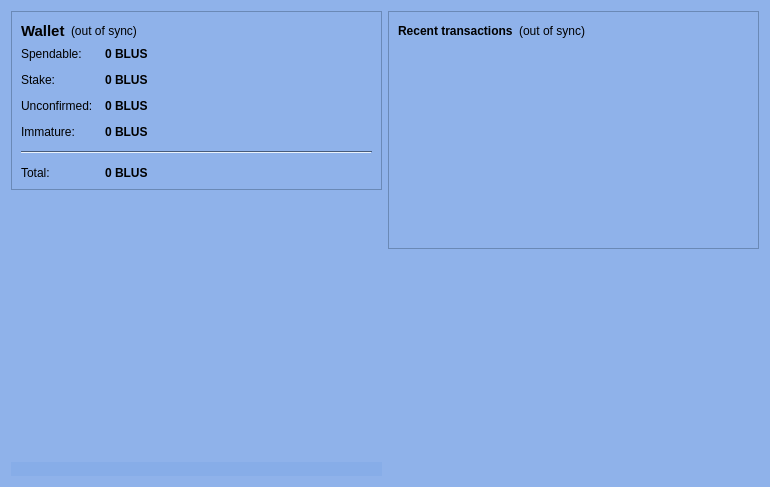
<?xml version="1.0" encoding="UTF-8"?>
<ui version="4.0">
 <class>OverviewPage</class>
 <widget class="QWidget" name="OverviewPage">
  <property name="geometry">
   <rect>
    <x>0</x>
    <y>0</y>
    <width>770</width>
    <height>487</height>
   </rect>
  </property>
  <property name="palette">
   <palette>
    <active>
     <colorrole role="WindowText">
      <brush brushstyle="SolidPattern">
       <color alpha="255">
        <red>0</red>
        <green>0</green>
        <blue>0</blue>
       </color>
      </brush>
     </colorrole>
     <colorrole role="Button">
      <brush brushstyle="SolidPattern">
       <color alpha="238">
        <red>135</red>
        <green>173</green>
        <blue>232</blue>
       </color>
      </brush>
     </colorrole>
     <colorrole role="Light">
      <brush brushstyle="SolidPattern">
       <color alpha="238">
        <red>241</red>
        <green>247</green>
        <blue>255</blue>
       </color>
      </brush>
     </colorrole>
     <colorrole role="Midlight">
      <brush brushstyle="SolidPattern">
       <color alpha="238">
        <red>188</red>
        <green>210</green>
        <blue>243</blue>
       </color>
      </brush>
     </colorrole>
     <colorrole role="Dark">
      <brush brushstyle="SolidPattern">
       <color alpha="238">
        <red>67</red>
        <green>86</green>
        <blue>116</blue>
       </color>
      </brush>
     </colorrole>
     <colorrole role="Mid">
      <brush brushstyle="SolidPattern">
       <color alpha="238">
        <red>90</red>
        <green>115</green>
        <blue>154</blue>
       </color>
      </brush>
     </colorrole>
     <colorrole role="Text">
      <brush brushstyle="SolidPattern">
       <color alpha="255">
        <red>0</red>
        <green>0</green>
        <blue>0</blue>
       </color>
      </brush>
     </colorrole>
     <colorrole role="BrightText">
      <brush brushstyle="SolidPattern">
       <color alpha="255">
        <red>255</red>
        <green>255</green>
        <blue>255</blue>
       </color>
      </brush>
     </colorrole>
     <colorrole role="ButtonText">
      <brush brushstyle="SolidPattern">
       <color alpha="255">
        <red>0</red>
        <green>0</green>
        <blue>0</blue>
       </color>
      </brush>
     </colorrole>
     <colorrole role="Base">
      <brush brushstyle="SolidPattern">
       <color alpha="255">
        <red>255</red>
        <green>255</green>
        <blue>255</blue>
       </color>
      </brush>
     </colorrole>
     <colorrole role="Window">
      <brush brushstyle="SolidPattern">
       <color alpha="238">
        <red>135</red>
        <green>173</green>
        <blue>232</blue>
       </color>
      </brush>
     </colorrole>
     <colorrole role="Shadow">
      <brush brushstyle="SolidPattern">
       <color alpha="255">
        <red>0</red>
        <green>0</green>
        <blue>0</blue>
       </color>
      </brush>
     </colorrole>
     <colorrole role="AlternateBase">
      <brush brushstyle="SolidPattern">
       <color alpha="246">
        <red>195</red>
        <green>214</green>
        <blue>243</blue>
       </color>
      </brush>
     </colorrole>
     <colorrole role="ToolTipBase">
      <brush brushstyle="SolidPattern">
       <color alpha="255">
        <red>255</red>
        <green>255</green>
        <blue>220</blue>
       </color>
      </brush>
     </colorrole>
     <colorrole role="ToolTipText">
      <brush brushstyle="SolidPattern">
       <color alpha="255">
        <red>0</red>
        <green>0</green>
        <blue>0</blue>
       </color>
      </brush>
     </colorrole>
    </active>
    <inactive>
     <colorrole role="WindowText">
      <brush brushstyle="SolidPattern">
       <color alpha="255">
        <red>0</red>
        <green>0</green>
        <blue>0</blue>
       </color>
      </brush>
     </colorrole>
     <colorrole role="Button">
      <brush brushstyle="SolidPattern">
       <color alpha="238">
        <red>135</red>
        <green>173</green>
        <blue>232</blue>
       </color>
      </brush>
     </colorrole>
     <colorrole role="Light">
      <brush brushstyle="SolidPattern">
       <color alpha="238">
        <red>241</red>
        <green>247</green>
        <blue>255</blue>
       </color>
      </brush>
     </colorrole>
     <colorrole role="Midlight">
      <brush brushstyle="SolidPattern">
       <color alpha="238">
        <red>188</red>
        <green>210</green>
        <blue>243</blue>
       </color>
      </brush>
     </colorrole>
     <colorrole role="Dark">
      <brush brushstyle="SolidPattern">
       <color alpha="238">
        <red>67</red>
        <green>86</green>
        <blue>116</blue>
       </color>
      </brush>
     </colorrole>
     <colorrole role="Mid">
      <brush brushstyle="SolidPattern">
       <color alpha="238">
        <red>90</red>
        <green>115</green>
        <blue>154</blue>
       </color>
      </brush>
     </colorrole>
     <colorrole role="Text">
      <brush brushstyle="SolidPattern">
       <color alpha="255">
        <red>0</red>
        <green>0</green>
        <blue>0</blue>
       </color>
      </brush>
     </colorrole>
     <colorrole role="BrightText">
      <brush brushstyle="SolidPattern">
       <color alpha="255">
        <red>255</red>
        <green>255</green>
        <blue>255</blue>
       </color>
      </brush>
     </colorrole>
     <colorrole role="ButtonText">
      <brush brushstyle="SolidPattern">
       <color alpha="255">
        <red>0</red>
        <green>0</green>
        <blue>0</blue>
       </color>
      </brush>
     </colorrole>
     <colorrole role="Base">
      <brush brushstyle="SolidPattern">
       <color alpha="255">
        <red>255</red>
        <green>255</green>
        <blue>255</blue>
       </color>
      </brush>
     </colorrole>
     <colorrole role="Window">
      <brush brushstyle="SolidPattern">
       <color alpha="238">
        <red>135</red>
        <green>173</green>
        <blue>232</blue>
       </color>
      </brush>
     </colorrole>
     <colorrole role="Shadow">
      <brush brushstyle="SolidPattern">
       <color alpha="255">
        <red>0</red>
        <green>0</green>
        <blue>0</blue>
       </color>
      </brush>
     </colorrole>
     <colorrole role="AlternateBase">
      <brush brushstyle="SolidPattern">
       <color alpha="246">
        <red>195</red>
        <green>214</green>
        <blue>243</blue>
       </color>
      </brush>
     </colorrole>
     <colorrole role="ToolTipBase">
      <brush brushstyle="SolidPattern">
       <color alpha="255">
        <red>255</red>
        <green>255</green>
        <blue>220</blue>
       </color>
      </brush>
     </colorrole>
     <colorrole role="ToolTipText">
      <brush brushstyle="SolidPattern">
       <color alpha="255">
        <red>0</red>
        <green>0</green>
        <blue>0</blue>
       </color>
      </brush>
     </colorrole>
    </inactive>
    <disabled>
     <colorrole role="WindowText">
      <brush brushstyle="SolidPattern">
       <color alpha="238">
        <red>67</red>
        <green>86</green>
        <blue>116</blue>
       </color>
      </brush>
     </colorrole>
     <colorrole role="Button">
      <brush brushstyle="SolidPattern">
       <color alpha="238">
        <red>135</red>
        <green>173</green>
        <blue>232</blue>
       </color>
      </brush>
     </colorrole>
     <colorrole role="Light">
      <brush brushstyle="SolidPattern">
       <color alpha="238">
        <red>241</red>
        <green>247</green>
        <blue>255</blue>
       </color>
      </brush>
     </colorrole>
     <colorrole role="Midlight">
      <brush brushstyle="SolidPattern">
       <color alpha="238">
        <red>188</red>
        <green>210</green>
        <blue>243</blue>
       </color>
      </brush>
     </colorrole>
     <colorrole role="Dark">
      <brush brushstyle="SolidPattern">
       <color alpha="238">
        <red>67</red>
        <green>86</green>
        <blue>116</blue>
       </color>
      </brush>
     </colorrole>
     <colorrole role="Mid">
      <brush brushstyle="SolidPattern">
       <color alpha="238">
        <red>90</red>
        <green>115</green>
        <blue>154</blue>
       </color>
      </brush>
     </colorrole>
     <colorrole role="Text">
      <brush brushstyle="SolidPattern">
       <color alpha="238">
        <red>67</red>
        <green>86</green>
        <blue>116</blue>
       </color>
      </brush>
     </colorrole>
     <colorrole role="BrightText">
      <brush brushstyle="SolidPattern">
       <color alpha="255">
        <red>255</red>
        <green>255</green>
        <blue>255</blue>
       </color>
      </brush>
     </colorrole>
     <colorrole role="ButtonText">
      <brush brushstyle="SolidPattern">
       <color alpha="238">
        <red>67</red>
        <green>86</green>
        <blue>116</blue>
       </color>
      </brush>
     </colorrole>
     <colorrole role="Base">
      <brush brushstyle="SolidPattern">
       <color alpha="238">
        <red>135</red>
        <green>173</green>
        <blue>232</blue>
       </color>
      </brush>
     </colorrole>
     <colorrole role="Window">
      <brush brushstyle="SolidPattern">
       <color alpha="238">
        <red>135</red>
        <green>173</green>
        <blue>232</blue>
       </color>
      </brush>
     </colorrole>
     <colorrole role="Shadow">
      <brush brushstyle="SolidPattern">
       <color alpha="255">
        <red>0</red>
        <green>0</green>
        <blue>0</blue>
       </color>
      </brush>
     </colorrole>
     <colorrole role="AlternateBase">
      <brush brushstyle="SolidPattern">
       <color alpha="238">
        <red>135</red>
        <green>173</green>
        <blue>232</blue>
       </color>
      </brush>
     </colorrole>
     <colorrole role="ToolTipBase">
      <brush brushstyle="SolidPattern">
       <color alpha="255">
        <red>255</red>
        <green>255</green>
        <blue>220</blue>
       </color>
      </brush>
     </colorrole>
     <colorrole role="ToolTipText">
      <brush brushstyle="SolidPattern">
       <color alpha="255">
        <red>0</red>
        <green>0</green>
        <blue>0</blue>
       </color>
      </brush>
     </colorrole>
    </disabled>
   </palette>
  </property>
  <property name="windowTitle">
   <string>Form</string>
  </property>
  <layout class="QHBoxLayout" name="horizontalLayout" stretch="1,1">
   <item>
    <layout class="QVBoxLayout" name="verticalLayout_2">
     <item>
      <widget class="QFrame" name="frame">
       <property name="frameShape">
        <enum>QFrame::StyledPanel</enum>
       </property>
       <property name="frameShadow">
        <enum>QFrame::Raised</enum>
       </property>
       <layout class="QVBoxLayout" name="verticalLayout_4">
        <item>
         <layout class="QHBoxLayout" name="horizontalLayout_4">
          <item>
           <widget class="QLabel" name="label_5">
            <property name="font">
             <font>
              <pointsize>11</pointsize>
              <weight>75</weight>
              <bold>true</bold>
             </font>
            </property>
            <property name="text">
             <string>Wallet</string>
            </property>
           </widget>
          </item>
          <item>
           <widget class="QLabel" name="labelWalletStatus">
            <property name="toolTip">
             <string>The displayed information may be out of date. Your wallet automatically synchronizes with the bluesteel network after a connection is established, but this process has not completed yet.</string>
            </property>
            <property name="styleSheet">
             <string notr="true"/>
            </property>
            <property name="text">
             <string notr="true">(out of sync)</string>
            </property>
            <property name="alignment">
             <set>Qt::AlignLeading|Qt::AlignLeft|Qt::AlignVCenter</set>
            </property>
           </widget>
          </item>
          <item>
           <spacer name="horizontalSpacer_2">
            <property name="orientation">
             <enum>Qt::Horizontal</enum>
            </property>
            <property name="sizeHint" stdset="0">
             <size>
              <width>40</width>
              <height>20</height>
             </size>
            </property>
           </spacer>
          </item>
         </layout>
        </item>
        <item>
         <layout class="QFormLayout" name="formLayout_2">
          <property name="fieldGrowthPolicy">
           <enum>QFormLayout::AllNonFixedFieldsGrow</enum>
          </property>
          <property name="horizontalSpacing">
           <number>12</number>
          </property>
          <property name="verticalSpacing">
           <number>12</number>
          </property>
          <item row="0" column="0">
           <widget class="QLabel" name="label">
            <property name="text">
             <string>Spendable:</string>
            </property>
           </widget>
          </item>
          <item row="0" column="1">
           <widget class="QLabel" name="labelBalance">
            <property name="font">
             <font>
              <weight>75</weight>
              <bold>true</bold>
             </font>
            </property>
            <property name="cursor">
             <cursorShape>IBeamCursor</cursorShape>
            </property>
            <property name="toolTip">
             <string>Your current spendable balance</string>
            </property>
            <property name="text">
             <string notr="true">0 BLUS</string>
            </property>
            <property name="textInteractionFlags">
             <set>Qt::LinksAccessibleByMouse|Qt::TextSelectableByKeyboard|Qt::TextSelectableByMouse</set>
            </property>
           </widget>
          </item>
          <item row="1" column="0">
           <widget class="QLabel" name="label_6">
            <property name="text">
             <string>Stake:</string>
            </property>
           </widget>
          </item>
          <item row="1" column="1">
           <widget class="QLabel" name="labelStake">
            <property name="font">
             <font>
              <weight>75</weight>
              <bold>true</bold>
             </font>
            </property>
            <property name="cursor">
             <cursorShape>IBeamCursor</cursorShape>
            </property>
            <property name="toolTip">
             <string>Total of coins that was staked, and do not yet count toward the current balance</string>
            </property>
            <property name="text">
             <string notr="true">0 BLUS</string>
            </property>
            <property name="textInteractionFlags">
             <set>Qt::LinksAccessibleByMouse|Qt::TextSelectableByKeyboard|Qt::TextSelectableByMouse</set>
            </property>
           </widget>
          </item>
          <item row="2" column="0">
           <widget class="QLabel" name="label_3">
            <property name="text">
             <string>Unconfirmed:</string>
            </property>
           </widget>
          </item>
          <item row="2" column="1">
           <widget class="QLabel" name="labelUnconfirmed">
            <property name="font">
             <font>
              <weight>75</weight>
              <bold>true</bold>
             </font>
            </property>
            <property name="cursor">
             <cursorShape>IBeamCursor</cursorShape>
            </property>
            <property name="toolTip">
             <string>Total of transactions that have yet to be confirmed, and do not yet count toward the current balance</string>
            </property>
            <property name="text">
             <string notr="true">0 BLUS</string>
            </property>
            <property name="textInteractionFlags">
             <set>Qt::LinksAccessibleByMouse|Qt::TextSelectableByKeyboard|Qt::TextSelectableByMouse</set>
            </property>
           </widget>
          </item>
          <item row="3" column="0">
           <widget class="QLabel" name="labelImmatureText">
            <property name="text">
             <string>Immature:</string>
            </property>
           </widget>
          </item>
          <item row="3" column="1">
           <widget class="QLabel" name="labelImmature">
            <property name="font">
             <font>
              <weight>75</weight>
              <bold>true</bold>
             </font>
            </property>
            <property name="toolTip">
             <string>Mined balance that has not yet matured</string>
            </property>
            <property name="text">
             <string notr="true">0 BLUS</string>
            </property>
            <property name="textInteractionFlags">
             <set>Qt::LinksAccessibleByMouse|Qt::TextSelectableByKeyboard|Qt::TextSelectableByMouse</set>
            </property>
           </widget>
          </item>
          <item row="4" column="0" colspan="2">
           <widget class="Line" name="line">
            <property name="orientation">
             <enum>Qt::Horizontal</enum>
            </property>
           </widget>
          </item>
          <item row="5" column="0">
           <widget class="QLabel" name="labelTotalText">
            <property name="text">
             <string>Total:</string>
            </property>
           </widget>
          </item>
          <item row="5" column="1">
           <widget class="QLabel" name="labelTotal">
            <property name="font">
             <font>
              <weight>75</weight>
              <bold>true</bold>
             </font>
            </property>
            <property name="cursor">
             <cursorShape>IBeamCursor</cursorShape>
            </property>
            <property name="toolTip">
             <string>Your current total balance</string>
            </property>
            <property name="text">
             <string notr="true">0 BLUS</string>
            </property>
            <property name="textInteractionFlags">
             <set>Qt::LinksAccessibleByMouse|Qt::TextSelectableByKeyboard|Qt::TextSelectableByMouse</set>
            </property>
           </widget>
          </item>
         </layout>
        </item>
       </layout>
      </widget>
     </item>
     <item>
      <spacer name="verticalSpacer">
       <property name="orientation">
        <enum>Qt::Vertical</enum>
       </property>
       <property name="sizeHint" stdset="0">
        <size>
         <width>20</width>
         <height>40</height>
        </size>
       </property>
      </spacer>
     </item>
     <item>
      <widget class="QLabel" name="label_2">
       <property name="autoFillBackground">
        <bool>true</bool>
       </property>
       <property name="text">
        <string/>
       </property>
       <property name="pixmap">
        <pixmap>:/icons/mastbg</pixmap>
       </property>
       <property name="scaledContents">
        <bool>false</bool>
       </property>
       <property name="margin">
        <number>0</number>
       </property>
      </widget>
     </item>
    </layout>
   </item>
   <item>
    <layout class="QVBoxLayout" name="verticalLayout_3">
     <item>
      <widget class="QFrame" name="frame_2">
       <property name="frameShape">
        <enum>QFrame::StyledPanel</enum>
       </property>
       <property name="frameShadow">
        <enum>QFrame::Raised</enum>
       </property>
       <layout class="QVBoxLayout" name="verticalLayout">
        <item>
         <layout class="QHBoxLayout" name="horizontalLayout_2">
          <item>
           <widget class="QLabel" name="label_4">
            <property name="text">
             <string>&lt;b&gt;Recent transactions&lt;/b&gt;</string>
            </property>
           </widget>
          </item>
          <item>
           <widget class="QLabel" name="labelTransactionsStatus">
            <property name="toolTip">
             <string>The displayed information may be out of date. Your wallet automatically synchronizes with the bluesteel network after a connection is established, but this process has not completed yet.</string>
            </property>
            <property name="styleSheet">
             <string notr="true"/>
            </property>
            <property name="text">
             <string notr="true">(out of sync)</string>
            </property>
            <property name="alignment">
             <set>Qt::AlignRight|Qt::AlignTrailing|Qt::AlignVCenter</set>
            </property>
           </widget>
          </item>
          <item>
           <spacer name="horizontalSpacer">
            <property name="orientation">
             <enum>Qt::Horizontal</enum>
            </property>
            <property name="sizeHint" stdset="0">
             <size>
              <width>40</width>
              <height>20</height>
             </size>
            </property>
           </spacer>
          </item>
         </layout>
        </item>
        <item>
         <widget class="QListView" name="listTransactions">
          <property name="styleSheet">
           <string notr="true">QListView { background: transparent; }</string>
          </property>
          <property name="frameShape">
           <enum>QFrame::NoFrame</enum>
          </property>
          <property name="verticalScrollBarPolicy">
           <enum>Qt::ScrollBarAlwaysOff</enum>
          </property>
          <property name="horizontalScrollBarPolicy">
           <enum>Qt::ScrollBarAlwaysOff</enum>
          </property>
          <property name="selectionMode">
           <enum>QAbstractItemView::NoSelection</enum>
          </property>
         </widget>
        </item>
       </layout>
      </widget>
     </item>
     <item>
      <spacer name="verticalSpacer_2">
       <property name="orientation">
        <enum>Qt::Vertical</enum>
       </property>
       <property name="sizeHint" stdset="0">
        <size>
         <width>20</width>
         <height>40</height>
        </size>
       </property>
      </spacer>
     </item>
    </layout>
   </item>
  </layout>
 </widget>
 <resources/>
 <connections/>
</ui>
